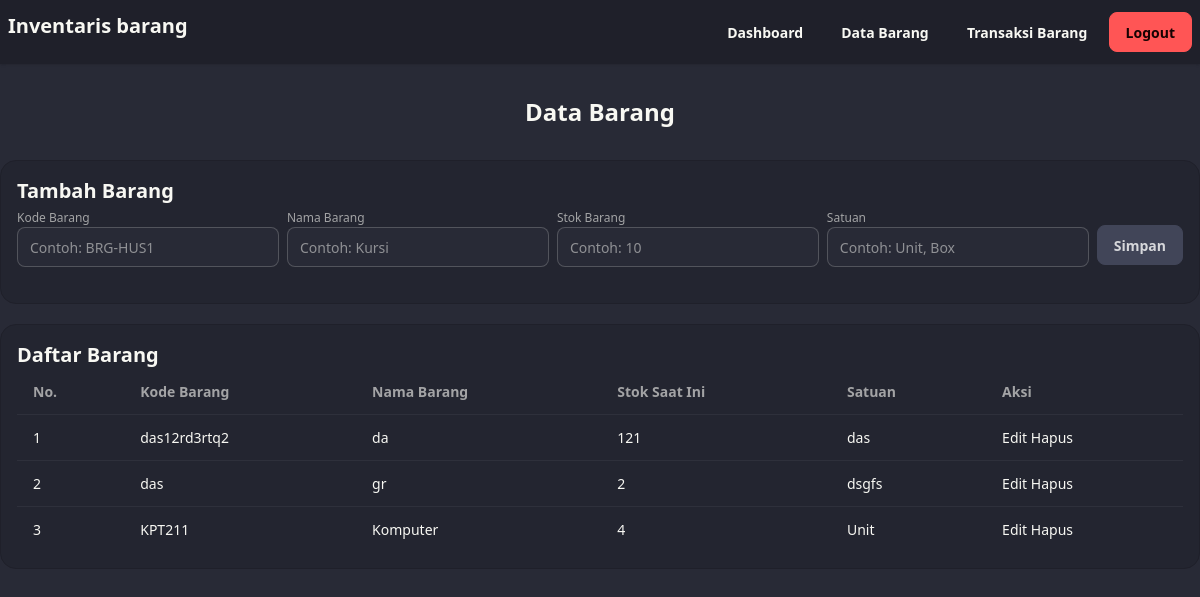
/barang.php (signed in), run on the app's committed database.
### tables this page shows
CREATE TABLE `tbl_barang` (
  `id_barang` int(11) NOT NULL,
  `kode_barang` varchar(20) NOT NULL,
  `nama_barang` varchar(100) NOT NULL,
  `stok` int(11) NOT NULL,
  `satuan` varchar(20) NOT NULL
);

### barang.php (the view, shortened to what this page needs)
<?php
require 'functions.php';
$action = $_GET['action'] ?? null;
$data = null;
$items = $koneksi->query('SELECT * from tbl_barang');
?>
<!DOCTYPE html>
<html lang="en" data-theme="dracula">
<head>
    <link href="https://cdn.jsdelivr.net/npm/daisyui@5" rel="stylesheet" type="text/css" />
    <script src="https://cdn.jsdelivr.net/npm/@tailwindcss/browser@4"></script>
    <link href="https://cdn.jsdelivr.net/npm/daisyui@5/themes.css" rel="stylesheet" type="text/css" />
</head>
<body>
    <nav class="navbar bg-base-300 shadow-sm">
        <div class="max-w-7xl flex mx-auto container">
            <div class="flex-1">
                <a class="text-xl font-bold">Inventaris barang</a>
            </div>
            <div class="flex-none gap-4">
                <a class="btn btn-ghost" href="./">Dashboard</a>
                <a class="btn btn-ghost" href="barang.php">Data Barang</a>
                <a class="btn btn-ghost" href="transaksi.php">Transaksi Barang</a>
                <a class="btn btn-error" href="logout.php" onclick="return confirm('Apakah anda yakin untuk logout?')">Logout</a>
            </div>
        </div>
    </nav>
    <div class="max-w-7xl mx-auto container">
        <h1 class="my-8 text-center font-bold text-2xl">Data Barang</h1>
        <div class="mb-5 bg-base-200 border-base-300 rounded-box border p-4">
            <h3 class="text-xl font-semibold"><?= ucfirst($action ?? 'tambah') ?> Barang</h3>
            <form action="barang.php?action=<?= $action ?? 'tambah' ?><?= $action === 'edit' ? '&id=' . $data['id_barang'] : '' ?>" method="POST">
                <fieldset class="fieldset flex gap-2 w-full">
                    <div class="flex flex-col w-full mb-4">
                        <label for="kode_barang" class="label">Kode Barang</label>
                        <input class="input" type="text" id="kode_barang" name="kode_barang" placeholder="Contoh: BRG-HUS1" value="<?= $data['kode_barang'] ?? '' ?>" required>
                    </div>
                    <div class="flex flex-col w-full mb-4">
                        <label for="nama_barang" class="label">Nama Barang</label>
                        <input class="input" type="text" id="nama_barang" name="nama_barang" placeholder="Contoh: Kursi" value="<?= $data['nama_barang'] ?? '' ?>" required>
                    </div>
                    <div class="flex flex-col w-full mb-4">
                        <label for="stok" class="label">Stok Barang</label>
                        <input class="input" type="number" id="stok" name="stok" placeholder="Contoh: 10" value="<?= $data['stok'] ?? '' ?>" required>
                    </div>
                    <div class="flex flex-col w-full mb-4">
                        <label for="satuan" class="label">Satuan</label>
                        <input class="input" type="text" id="satuan" name="satuan" placeholder="Contoh: Unit, Box" value="<?= $data['satuan'] ?? '' ?>" required>
                    </div>
                    <button type="submit" class="btn btn-neutral mt-4">Simpan</button>
                </fieldset>
            </form>
        </div>
        <div class="bg-base-200 border-base-300 rounded-box border p-4">
            <h3 class="text-xl font-semibold">Daftar Barang</h3>
            <table class="table">
                <thead>
                    <tr>
                        <th>No.</th>
                        <th>Kode Barang</th>
                        <th>Nama Barang</th>
                        <th>Stok Saat Ini</th>
                        <th>Satuan</th>
                        <th>Aksi</th>
                    </tr>
                </thead>
                <tbody>
                    <?php foreach ($items as $index => $item) : ?>
                        <tr>
                            <td><?= $index + 1 ?></td>
                            <td><?= $item['kode_barang'] ?></td>
                            <td><?= $item['nama_barang'] ?></td>
                            <td><?= $item['stok'] ?></td>
                            <td><?= $item['satuan'] ?></td>
                            <td>
                                <a href="barang.php?id=<?= $item['id_barang'] ?>&action=edit">Edit</a>
                                <a href="barang.php?id=<?= $item['id_barang'] ?>&action=hapus" onclick="return confirm('Apakah kamu yakin ingin menghapus barang <?= $item['nama_barang'] ?>?')">Hapus</a>
                            </td>
                        </tr>
                    <?php endforeach; ?>
                </tbody>
            </table>
        </div>
    </div>
</body>
</html>

### data on the page
tbl_barang: kode_barang "das12rd3rtq2", nama_barang "da", stok "121", satuan "das"
tbl_barang: kode_barang "das", nama_barang "gr", stok "2", satuan "dsgfs"
tbl_barang: kode_barang "KPT211", nama_barang "Komputer", stok "4", satuan "Unit"

### other printed values
$action "Tambah"
